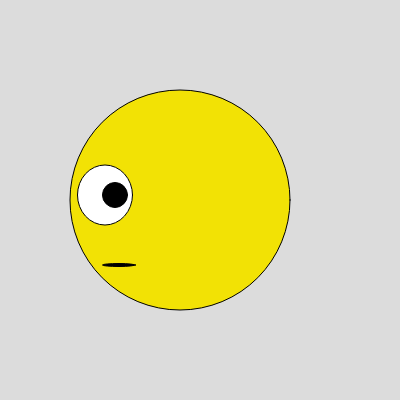
Frame 1 (no input)
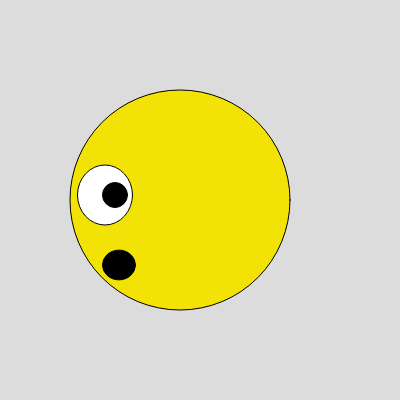
Frame 60 (no input)
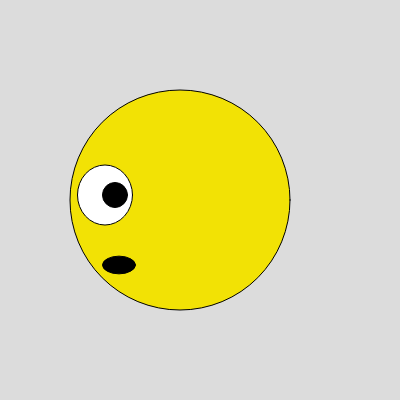
Frame 120 (the mouse pressed at the canvas centre since frame 60)

The p5.js sketch that drew these frames (run headless with seeded random() and noise() and a simulated clock; from frame 60 on, the mouse is pressed at the canvas centre):

// p5.js sketch
// ── sketch.js
let mouthHeight= 3
let speed =0.5;

function setup() {
  createCanvas(400, 400);
}
function draw() {
  background(220);


  //face, yellow colour
  fill(242, 226, 5); //(r, g, b)
  circle(180, 200, 220); 
  
  //eye, white colour
  fill(255, 255, 255); //(r, g, b)
  ellipse(105, 195, 55, 60); 

  //pupil, black colour 
  fill (0, 0, 0); //(r, g, b)
  circle (115, 195, 25);

  // Mouth
  fill(0, 0, 0);
  ellipse(119, 265, 33, mouthHeight); 

  // open and close the mouth 
  mouthHeight = mouthHeight + speed;
  if (mouthHeight> 30) {
    speed = -0.2;
  }
  if (mouthHeight <2) {
    speed =0.5;
  }

}
